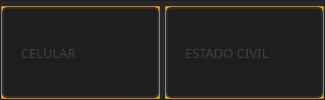
                 <widget class="QFrame" name="frame_15">
                  <property name="styleSheet">
                   <string notr="true">background-color: rgb(40, 40, 40);</string>
                  </property>
                  <property name="frameShape">
                   <enum>QFrame::StyledPanel</enum>
                  </property>
                  <property name="frameShadow">
                   <enum>QFrame::Raised</enum>
                  </property>
                  <layout class="QHBoxLayout" name="horizontalLayout_13">
                   <property name="spacing">
                    <number>5</number>
                   </property>
                   <property name="leftMargin">
                    <number>0</number>
                   </property>
                   <property name="topMargin">
                    <number>5</number>
                   </property>
                   <property name="rightMargin">
                    <number>0</number>
                   </property>
                   <property name="bottomMargin">
                    <number>0</number>
                   </property>
                   <item>
                    <widget class="QFrame" name="frame_34">
                     <property name="styleSheet">
                      <string notr="true">background-color: rgb(255, 170, 0);</string>
                     </property>
                     <property name="frameShape">
                      <enum>QFrame::StyledPanel</enum>
                     </property>
                     <property name="frameShadow">
                      <enum>QFrame::Raised</enum>
                     </property>
                     <layout class="QHBoxLayout" name="horizontalLayout_21">
                      <property name="spacing">
                       <number>0</number>
                      </property>
                      <property name="leftMargin">
                       <number>0</number>
                      </property>
                      <property name="topMargin">
                       <number>0</number>
                      </property>
                      <property name="rightMargin">
                       <number>0</number>
                      </property>
                      <property name="bottomMargin">
                       <number>0</number>
                      </property>
                      <item>
                       <widget class="QLineEdit" name="txt_clicelular">
                        <property name="sizePolicy">
                         <sizepolicy hsizetype="Expanding" vsizetype="Expanding">
                          <horstretch>0</horstretch>
                          <verstretch>0</verstretch>
                         </sizepolicy>
                        </property>
                        <property name="font">
                         <font>
                          <family>Quicksand</family>
                          <pointsize>10</pointsize>
                         </font>
                        </property>
                        <property name="styleSheet">
                         <string notr="true">QLineEdit{
	border: 2px solid rgb(45, 45, 45);
	border-radius: 5px;
	padding: 15px;
	background-color: rgb(30, 30, 30);
	color: rgb(100, 100, 100);
}
QLineEdit:hover{
	border: 2px solid rgb(55, 55, 55);
}
QLineEdit:focus{
	border: 2px solid rgb(255, 207, 0);
	color: rgb(200, 200, 200);
}</string>
                        </property>
                        <property name="maxLength">
                         <number>32</number>
                        </property>
                        <property name="placeholderText">
                         <string>CELULAR</string>
                        </property>
                       </widget>
                      </item>
                     </layout>
                    </widget>
                   </item>
                   <item>
                    <widget class="QFrame" name="frame_35">
                     <property name="styleSheet">
                      <string notr="true">background-color: rgb(255, 170, 0);</string>
                     </property>
                     <property name="frameShape">
                      <enum>QFrame::StyledPanel</enum>
                     </property>
                     <property name="frameShadow">
                      <enum>QFrame::Raised</enum>
                     </property>
                     <layout class="QHBoxLayout" name="horizontalLayout_22">
                      <property name="spacing">
                       <number>0</number>
                      </property>
                      <property name="leftMargin">
                       <number>0</number>
                      </property>
                      <property name="topMargin">
                       <number>0</number>
                      </property>
                      <property name="rightMargin">
                       <number>0</number>
                      </property>
                      <property name="bottomMargin">
                       <number>0</number>
                      </property>
                      <item>
                       <widget class="QLineEdit" name="txt_cliestadocivil">
                        <property name="sizePolicy">
                         <sizepolicy hsizetype="Expanding" vsizetype="Expanding">
                          <horstretch>0</horstretch>
                          <verstretch>0</verstretch>
                         </sizepolicy>
                        </property>
                        <property name="font">
                         <font>
                          <family>Quicksand</family>
                          <pointsize>10</pointsize>
                         </font>
                        </property>
                        <property name="styleSheet">
                         <string notr="true">QLineEdit{
	border: 2px solid rgb(45, 45, 45);
	border-radius: 5px;
	padding: 15px;
	background-color: rgb(30, 30, 30);
	color: rgb(100, 100, 100);
}
QLineEdit:hover{
	border: 2px solid rgb(55, 55, 55);
}
QLineEdit:focus{
	border: 2px solid rgb(255, 207, 0);
	color: rgb(200, 200, 200);
}</string>
                        </property>
                        <property name="maxLength">
                         <number>32</number>
                        </property>
                        <property name="placeholderText">
                         <string>ESTADO CIVIL</string>
                        </property>
                       </widget>
                      </item>
                     </layout>
                    </widget>
                   </item>
                  </layout>
                 </widget>
